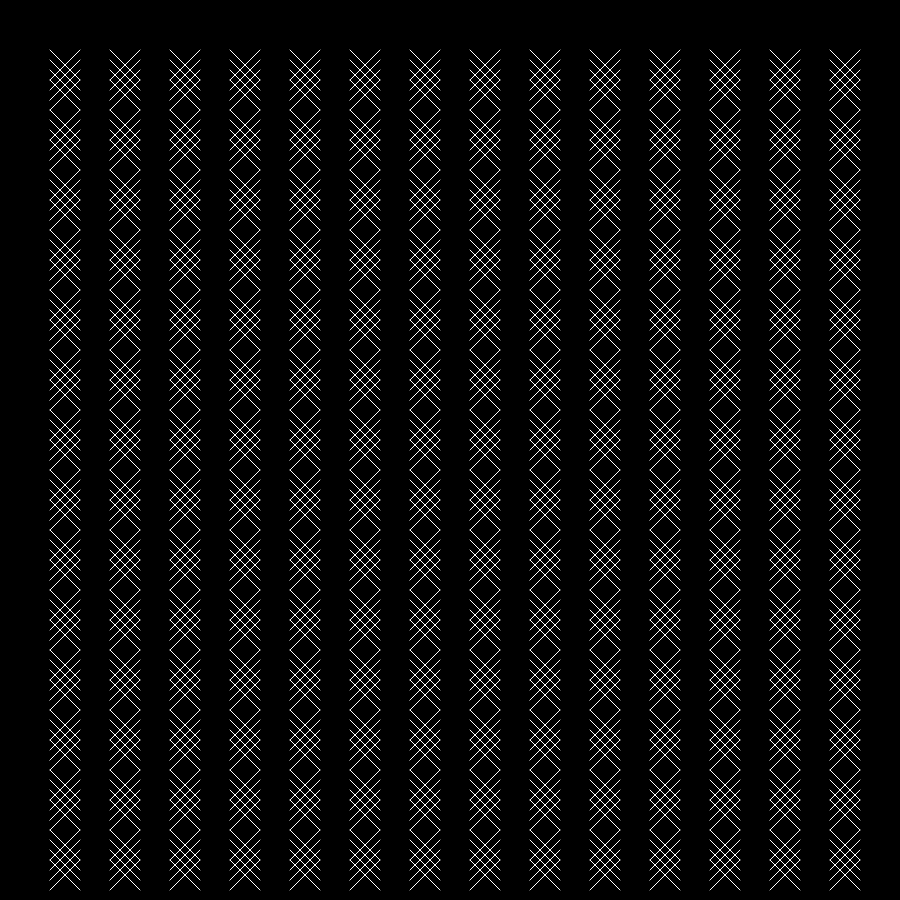
Frame 1 (no input)
Frame 60 (no input): identical to frame 1, image omitted
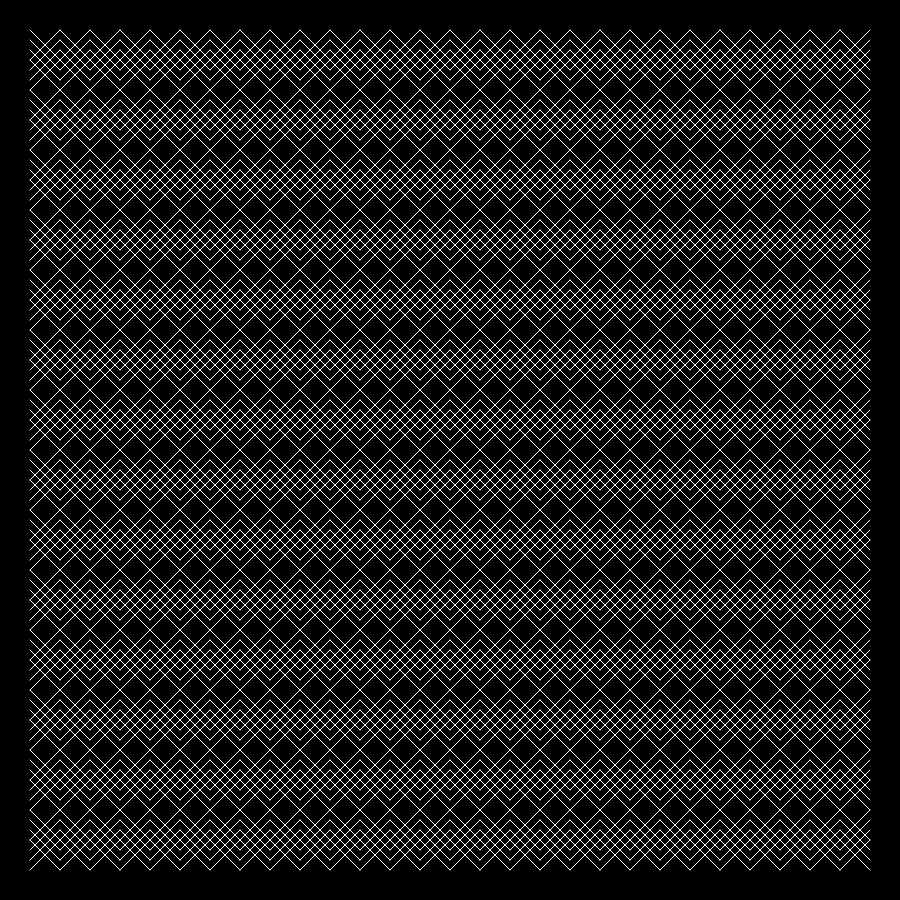
Frame 120 (the mouse pressed at the canvas centre since frame 60)

The p5.js sketch that drew these frames (run headless with seeded random() and noise() and a simulated clock; from frame 60 on, the mouse is pressed at the canvas centre):

// p5.js sketch
// ── sketch.js
let patternNum = 1;
let clusterOpacity = 0;
let clusterInterval = 60;
let lastClusterTime = 0;

function setup() {
  createCanvas(900, 900);
  background(0);
}

function draw() {
  if (patternNum == 1) {
    //pattern 1
    background(0);
    for (let x = 50; x <= width - 60; x += 60) {
      for (let y = 50; y <= width - 60; y += 60) {
        myPattern(x, y, color(255));
      }
    }
  }

  if (patternNum == 2) {
    background(0);
    //pattern2
    for (let x = 30; x < width - 30; x += 30) {
      for (let y = 30; y < width - 30; y += 60) {
        myPattern(x, y, color(255));
      }
    }
  }

  if (patternNum == 3) {
    background(0);
    for (let y = 0; y < width; y += 120) {
      for (let x = 0; x < width; x += 60) {
        myPattern(x, y, color(255));
      }
    }
    for (let y = 60; y < width; y += 120) {
      for (let x = 30; x < width; x += 60) {
        myPattern(x, y, color(255));
      }
    }
  }

  if (patternNum == 4) {
    background(0);
    let addX = 30;
    let y = 0;
    let x = 0;

    for (x = 0; x < width - 30; x += addX) {
      y += 10;
      myPattern(x, y, color(100));
    }

    if (x >= width - 30) {
      addX = -30;

      for (x = width - 30; x > 0; x += addX) {
        y += 10;
        myPattern(x, y, color(200));
      }
    }

    if (x <= 0) {
      addX = 30;

      for (x = 0; x < width; x += addX) {
        y += 10;
        myPattern(x, y, color(255));
      }
    }
  }

  if (patternNum == 5) {
    background(0);
    let functionOn = true;
    if (functionOn) {
      for (let i = 0; i < 5; i++) {
        let x = random(width);
        let y = random(height);
        myPattern(floor(x), floor(y), color(random(255), random(255), random(255)));
      }
    }
  }

  if (patternNum == 6) {
    background(0);
    let moveRight = true;
    for (let x = 0; x < width; x += 15) {
      for (let y = 0; y < height; y += 60) {
        myPattern(x, y, color(255));
        myPattern(x, y, color(105));

        if (!moveRight) {
          x += 10;
        } else {
          x -= 10;
        }

        myPattern(x, y, color(255));

        if (moveRight) {
          x += 10;
        }

        moveRight = !moveRight;
      }
    }
  }

  if (patternNum == 7) {
    background(0);
    for (let x = 0; x < width; x += 80) {
      for (let y = 0; y < height; y += 80) {
        push();
        translate(x, y);
        rotate(radians(frameCount * 2));
        let scaleFactor = map(mouseY, 0, height, 0.5, 1.5); // Interactive scale factor
        scale(scaleFactor);
        myPattern(0, 0, color(255, 0, 0));
        pop();
      }
    }
  }

  if (patternNum == 8) {
    background(0);

    // Set initial parameters
    let numBalls = 5;

    for (let i = 0; i < numBalls; i++) {
      let x = random(width);
      let y = random(height);
      let size = random(40, 80);
      let transparency = random(100, 255);

      push();
      translate(x, y);
      draw3DBall(0, 0, size, transparency);
      pop();
    }
  }

  if (patternNum == 9) {
    background(0);

    // Set initial parameters
    let spacing = 60;
    let xOffset = 30;
    let yOffset = 30;

    for (let x = 0; x < width; x += spacing) {
      for (let y = 0; y < height; y += spacing) {
        // Calculate transparency based on distance from the mouse position
        let distanceToMouse = dist(x, y, mouseX, mouseY);
        let alphaValue = map(distanceToMouse, 0, 300, 255, 0);

        // Set a delay based on the x and y positions
        let delayValue = x * 0.02 + y * 0.02;
        let currentFrame = frameCount - delayValue;

        // Ensure alpha is within valid range
        alphaValue = constrain(alphaValue, 0, 255);

        // Draw only when the frame count is within the delay
        if (currentFrame > 0) {
          push();
          translate(x + xOffset, y + yOffset);
          myPattern(0, 0, color(255, alphaValue)); // Use custom myPattern function
          pop();
        }
      }
    }
  }
}


function mousePressed() {
  if (patternNum + 1 == 10) {
    patternNum = 1;
  } else {
    patternNum += 1;
  }
}

function draw3DBall(eX, eY, size, transparency) {
  // Draw 3D-like ball illusion using myPattern function
  myPattern(eX, eY, color(255, transparency, 0));

  // Additional myPattern calls can be added here if necessary
  myPattern(eX + size / 4, eY + size / 4, color(255, transparency * 0.8));
  myPattern(eX - size / 4, eY - size / 4, color(255, transparency * 0.8));
  myPattern(eX + size / 4, eY - size / 4, color(255, transparency * 0.8));
  myPattern(eX - size / 4, eY + size / 4, color(255, transparency * 0.8));

  myPattern(eX, eY + size / 2, color(255, transparency * 0.6));
  myPattern(eX, eY - size / 2, color(255, transparency * 0.6));
  myPattern(eX + size / 2, eY, color(255, transparency * 0.6));
  myPattern(eX - size / 2, eY, color(255, transparency * 0.6));
}

function myPattern(eX, eY, name) {
  stroke(name);
  line(0 + eX, 0 + eY, 30 + eX, 30 + eY);
  line(0 + eX, 10 + eY, 20 + eX, 30 + eY);
  line(0 + eX, 20 + eY, 10 + eX, 30 + eY);
  line(30 + eX, 30 + eY, 0 + eX, 60 + eY);
  line(20 + eX, 30 + eY, 0 + eX, 50 + eY);
  line(10 + eX, 30 + eY, 0 + eX, 40 + eY);
  line(30 + eX, 0 + eY, 0 + eX, 30 + eY);
  line(30 + eX, 10 + eY, 10 + eX, 30 + eY);
  line(30 + eX, 20 + eY, 0 + eX, 50 + eY);
  line(0 + eX, 30 + eY, 30 + eX, 60 + eY);
  line(10 + eX, 30 + eY, 30 + eX, 50 + eY);
  line(20 + eX, 30 + eY, 30 + eX, 40 + eY);
}
